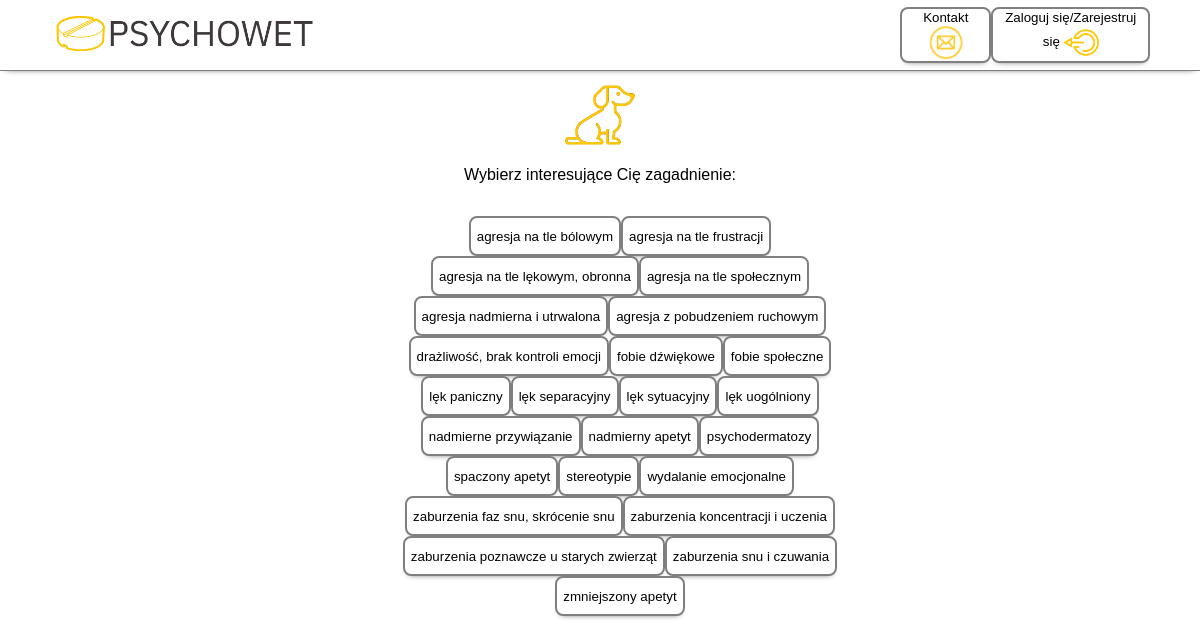
/leczenie/psy/, run on the app's committed database.
### psychowetpedia/models.py (models this page shows)
class Zaburzenia(models.Model):
    nazwa = models.CharField(max_length=200, unique=True, primary_key=True)
    opis = models.TextField(null=True, blank=True)
    spec_gat = models.CharField(max_length=20, null=True, blank=True)
    uuid = models.UUIDField(default=uuid.uuid4, unique=True, editable=False)
    def __str__(self):
        return self.nazwa

### psychowetpedia/views.py (the view)
# urls.py: path('leczenie/psy/', views.dogs, name='dogs'),
def dogs(request):
    disorders_dogs = Zaburzenia.objects.exclude(spec_gat='kot').order_by('nazwa')
    context = {'disorders_dogs': disorders_dogs}
    return render(request, 'psychowetpedia/dogs.html', context)

### psychowetpedia/templates/psychowetpedia/dogs.html (shortened to what this page needs)
{% extends 'main.html' %}
{% load static %}
{% block content %}
<img class="treatment-drug-icon" src="{% static 'images/dog-icon.png' %}">
<p class="center-text">Wybierz interesujące Cię zagadnienie:</p>
<div class="treatment-drug-list-box">
<ul class="treatment-drug-list">
  {% for disorder in disorders_dogs %}
  <li>
    <a href="{% url 'treatment_dogs' disorder.uuid %}">
      <button class="treatment-drug-button">
      {{ disorder }}
      </button>
    </a>
  </li>
  {% endfor %}
</ul>
</div>
{% endblock content %}

### static/styles/general.css (style rules this page uses)
li { font-family: Arial; }
p { font-family: Arial; }
button { background-color: white; cursor: pointer; }

### static/styles/main.css (style rules this page uses)
body { padding-top: 80px; margin: 0; }
.center-text { text-align: center; }
.treatment-drug-icon { display: block; margin: 0 auto; height: 70px; }
.treatment-drug-list-box { display: flex; justify-content: center; }
.treatment-drug-list { display: flex; width: 500px; flex-wrap: wrap; justify-content: center; list-style-type: none; }
.treatment-drug-button { height: 40px; border-radius: 8px; border-color: grey; border-style: solid; box-shadow: 0 4px 6px -6px #222; transition: opacity 0.15s; background-color: white; }

### data on the page
Zaburzenia: nazwa "agresja na tle bólowym"
Zaburzenia: nazwa "agresja na tle frustracji"
Zaburzenia: nazwa "agresja na tle lękowym, obronna"
Zaburzenia: nazwa "agresja na tle społecznym"
Zaburzenia: nazwa "agresja nadmierna i utrwalona"
Zaburzenia: nazwa "agresja z pobudzeniem ruchowym"
Zaburzenia: nazwa "drażliwość, brak kontroli emocji"
Zaburzenia: nazwa "fobie dźwiękowe"
Zaburzenia: nazwa "fobie społeczne"
Zaburzenia: nazwa "lęk paniczny"
Zaburzenia: nazwa "lęk separacyjny"
Zaburzenia: nazwa "lęk sytuacyjny"
Zaburzenia: nazwa "lęk uogólniony"
Zaburzenia: nazwa "nadmierne przywiązanie"
Zaburzenia: nazwa "nadmierny apetyt"
Zaburzenia: nazwa "psychodermatozy"
Zaburzenia: nazwa "spaczony apetyt"
Zaburzenia: nazwa "stereotypie"
Zaburzenia: nazwa "wydalanie emocjonalne"
Zaburzenia: nazwa "zaburzenia faz snu, skrócenie snu"
Zaburzenia: nazwa "zaburzenia koncentracji i uczenia"
Zaburzenia: nazwa "zaburzenia poznawcze u starych zwierząt"
Zaburzenia: nazwa "zaburzenia snu i czuwania"
Zaburzenia: nazwa "zmniejszony apetyt"
